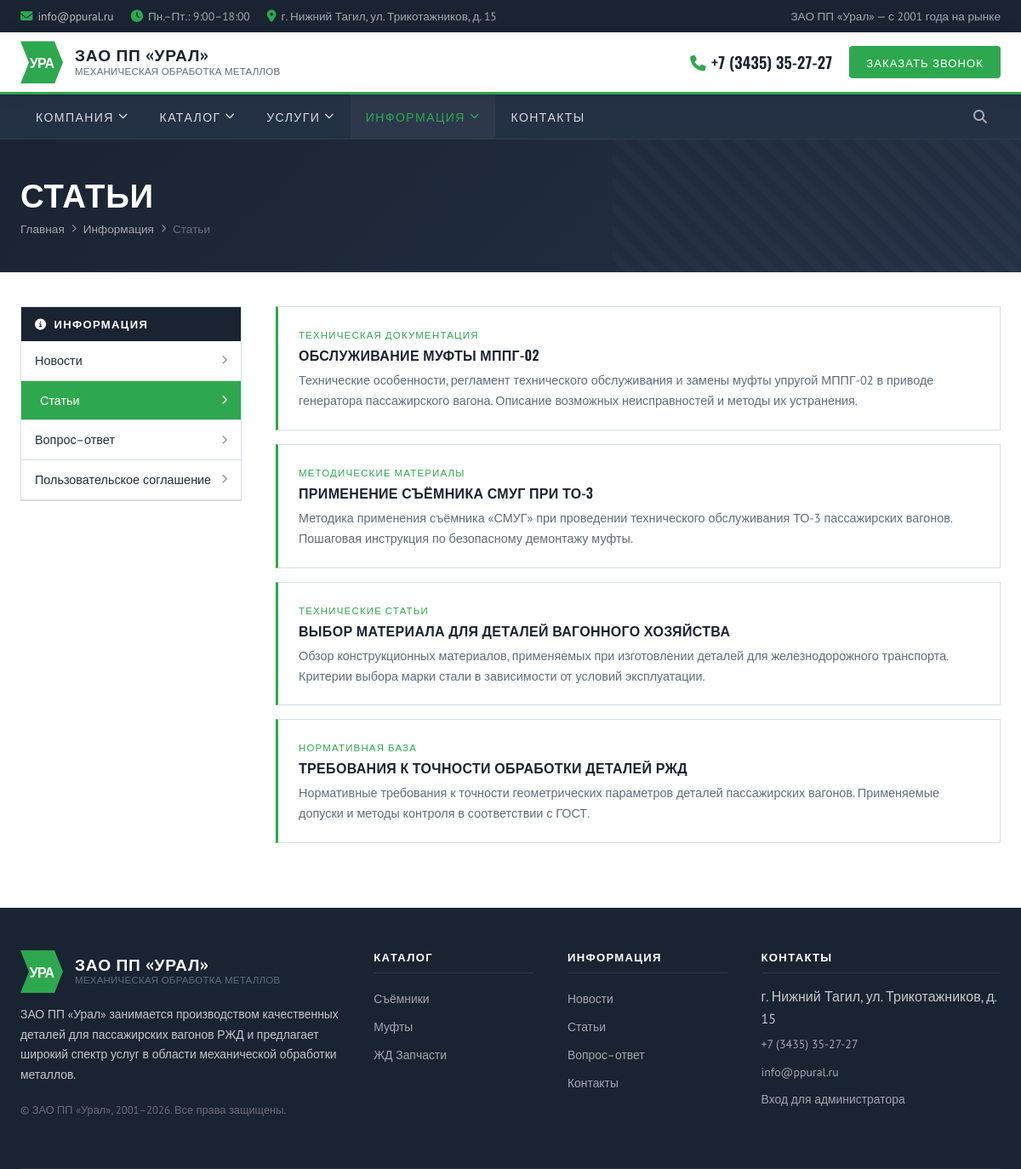
The app's page /info/articles/ with its own data.
### tables this page shows
CREATE TABLE categories (
            id INTEGER PRIMARY KEY AUTOINCREMENT,
            name TEXT NOT NULL,
            slug TEXT NOT NULL UNIQUE,
            description TEXT,
            sort_order INTEGER NOT NULL DEFAULT 0,
            is_active INTEGER NOT NULL DEFAULT 1,
            created_at TEXT NOT NULL DEFAULT CURRENT_TIMESTAMP
        );

### app.py (the view)
@app.route('/info/articles/')
def info_articles():
    return render_template('info/articles.html', active='info')

### app.py (called while the page is built)
def get_db():
    if 'db' not in g:
        g.db = sqlite3.connect(DB_PATH)
        g.db.row_factory = sqlite3.Row
    return g.db

def query_db(query, args=(), one=False):
    cur = get_db().execute(query, args)
    rows = cur.fetchall()
    cur.close()
    return (rows[0] if rows else None) if one else rows

@app.context_processor
def inject_globals():
    categories = []
    recent_news = []
    try:
        categories = query_db('SELECT * FROM categories WHERE is_active = 1 ORDER BY sort_order, name')
        recent_news = query_db(
            'SELECT * FROM news WHERE is_published = 1 ORDER BY COALESCE(published_at, created_at) DESC LIMIT 3'
        )
    except sqlite3.OperationalError:
        pass
    return {
        'nav_categories': categories,
        'footer_recent_news': recent_news,
        'is_admin_logged_in': bool(session.get('admin_id')),
    }

### templates/info/articles.html (shortened to what this page needs)
{% extends "base.html" %}
{% from "info/_sidebar.html" import info_sidebar %}
{% block content %}
<div class="page-banner">
  <div class="container">
    <h1>Статьи</h1>
    <div class="breadcrumb">
      <a href="{{ url_for('index') }}">Главная</a>
      <i class="fa fa-chevron-right"></i>
      <a href="{{ url_for('info_index') }}">Информация</a>
      <i class="fa fa-chevron-right"></i>
      <span>Статьи</span>
    </div>
  </div>
</div>
<div class="container">
  <div class="page-layout">
    {{ info_sidebar('articles') }}
    <div>
      {% for a in articles %}
      <div style="background: var(--white); border: 1px solid var(--border); border-left: 3px solid var(--green); padding: 22px 24px; margin-bottom: 16px; transition: box-shadow 0.2s;">
        <div style="font-family: var(--font-heading); font-size: 0.72rem; letter-spacing: 0.1em; text-transform: uppercase; color: var(--green); margin-bottom: 6px;">{{ a[2] }}</div>
        <h3 style="font-size: 1rem; margin-bottom: 8px;">{{ a[0] }}</h3>
        <p style="color: var(--gray); font-size: 0.9rem; line-height: 1.65; margin: 0;">{{ a[1] }}</p>
      </div>
      {% endfor %}
    </div>
  </div>
</div>
{% endblock %}

### templates/base.html (shortened to what this page needs)
<!DOCTYPE html>
<html lang="ru">
<head>
  <link rel="stylesheet" href="https://cdnjs.cloudflare.com/ajax/libs/font-awesome/6.5.0/css/all.min.css">
  <link rel="stylesheet" href="{{ url_for('static', filename='css/style.css') }}">
</head>
<body>
  <div class="header-top">
    <div class="container">
      <div class="header-top-contacts">
        <span><i class="fa fa-envelope"></i><a href="mailto:info@ppural.ru">info@ppural.ru</a></span>
        <span><i class="fa fa-clock"></i> Пн.–Пт.: 9:00–18:00</span>
        <span><i class="fa fa-map-marker-alt"></i> г. Нижний Тагил, ул. Трикотажников, д. 15</span>
      </div>
      <div>
        ЗАО ПП «Урал» — с 2001 года на рынке
      </div>
    </div>
  </div>
  <header class="header-main">
    <div class="container">
      <a href="{{ url_for('index') }}" class="logo">
        <div class="logo-icon"><span>УРА</span></div>
        <div class="logo-text">
          <strong>ЗАО ПП «Урал»</strong>
          <small>Механическая обработка металлов</small>
        </div>
      </a>
      <div class="header-contact">
        <a href="tel:+73435352727" class="header-phone"><i class="fa fa-phone"></i>+7 (3435) 35-27-27</a>
        <button class="btn-callback" onclick="window.location.href='{{ url_for('contacts') }}'">Заказать звонок</button>
      </div>
    </div>
  </header>
  <nav class="navbar">
    <div class="container">
      <ul class="nav-list">
        <li class="nav-item">
          <a href="{{ url_for('company_about') }}" class="nav-link {% if active=='company' %}active{% endif %}">
            Компания <i class="fa fa-chevron-down"></i>
          </a>
        </li>
        <li class="nav-item">
          <a href="{{ url_for('catalog_index') }}" class="nav-link {% if active=='catalog' %}active{% endif %}">
            Каталог <i class="fa fa-chevron-down"></i>
          </a>
        </li>
        <li class="nav-item">
          <a href="{{ url_for('services_index') }}" class="nav-link {% if active=='services' %}active{% endif %}">
            Услуги <i class="fa fa-chevron-down"></i>
          </a>
        </li>
        <li class="nav-item">
          <a href="{{ url_for('info_index') }}" class="nav-link {% if active=='info' %}active{% endif %}">
            Информация <i class="fa fa-chevron-down"></i>
          </a>
        </li>
        <li class="nav-item">
          <a href="{{ url_for('contacts') }}" class="nav-link {% if active=='contacts' %}active{% endif %}">Контакты</a>
        </li>
      </ul>
      <div class="d-flex">
        <a href="{{ url_for('info_news') }}" class="nav-search" title="Новости"><i class="fa fa-search"></i></a>
      </div>
    </div>
  </nav>
  <main>
    {% block content %}{% endblock %}
  </main>
  <footer class="footer">
    <div class="container">
      <div class="footer-grid">
        <div class="footer-brand">
          <a href="{{ url_for('index') }}" class="logo" style="margin-bottom:0;">
            <div class="logo-icon"><span>УРА</span></div>
            <div class="logo-text">
              <strong style="color:white;">ЗАО ПП «Урал»</strong>
              <small>Механическая обработка металлов</small>
            </div>
          </a>
          <p>ЗАО ПП «Урал» занимается производством качественных деталей для пассажирских вагонов РЖД и предлагает широкий спектр услуг в области механической обработки металлов.</p>
          <p style="font-size:0.8rem; opacity:0.45;">© ЗАО ПП «Урал», 2001–2026. Все права защищены.</p>
        </div>
        <div class="footer-col">
          <h4>Каталог</h4>
          {% for category in nav_categories %}
            <a href="{{ url_for('catalog_category', slug=category.slug) }}">{{ category.name }}</a>
          {% endfor %}
        </div>
        <div class="footer-col">
          <h4>Информация</h4>
          <a href="{{ url_for('info_news') }}">Новости</a>
          <a href="{{ url_for('info_articles') }}">Статьи</a>
          <a href="{{ url_for('info_faq') }}">Вопрос–ответ</a>
          <a href="{{ url_for('contacts') }}">Контакты</a>
        </div>
        <div class="footer-col">
          <h4>Контакты</h4>
          <span>г. Нижний Тагил, ул. Трикотажников, д. 15</span>
          <a href="tel:+73435352727">+7 (3435) 35-27-27</a>
          <a href="mailto:info@ppural.ru">info@ppural.ru</a>
          <a href="{{ url_for('admin_login') }}">Вход для администратора</a>
        </div>
      </div>
    </div>
  </footer>
</body>
</html>

### records on screen
categories: name "Съёмники"
categories: name "Муфты"
categories: name "ЖД Запчасти"

### other values on screen
{{ a[2] }} "ТЕХНИЧЕСКАЯ ДОКУМЕНТАЦИЯ" "МЕТОДИЧЕСКИЕ МАТЕРИАЛЫ" "ТЕХНИЧЕСКИЕ СТАТЬИ" "НОРМАТИВНАЯ БАЗА"
{{ a[0] }} "ОБСЛУЖИВАНИЕ МУФТЫ МППГ-02" "ПРИМЕНЕНИЕ СЪЁМНИКА СМУГ ПРИ ТО-3" "ВЫБОР МАТЕРИАЛА ДЛЯ ДЕТАЛЕЙ ВАГОННОГО ХОЗЯЙСТВА" "ТРЕБОВАНИЯ К ТОЧНОСТИ ОБРАБОТКИ ДЕТАЛЕЙ РЖД"
{{ a[1] }} "Технические особенности, регламент технического обслуживания и замены муфты упругой МППГ-02 в приводе генератора пассажирского вагона. Описание возможных неисправностей и методы их устранения." "Методика применения съёмника «СМУГ» при проведении технического обслуживания ТО-3 пассажирских вагонов. Пошаговая инструкция по безопасному демонтажу муфты." "Обзор конструкционных материалов, применяемых при изготовлении деталей для железнодорожного транспорта. Критерии выбора марки стали в зависимости от условий эксплуатации." "Нормативные требования к точности геометрических параметров деталей пассажирских вагонов. Применяемые допуски и методы контроля в соответствии с ГОСТ."
